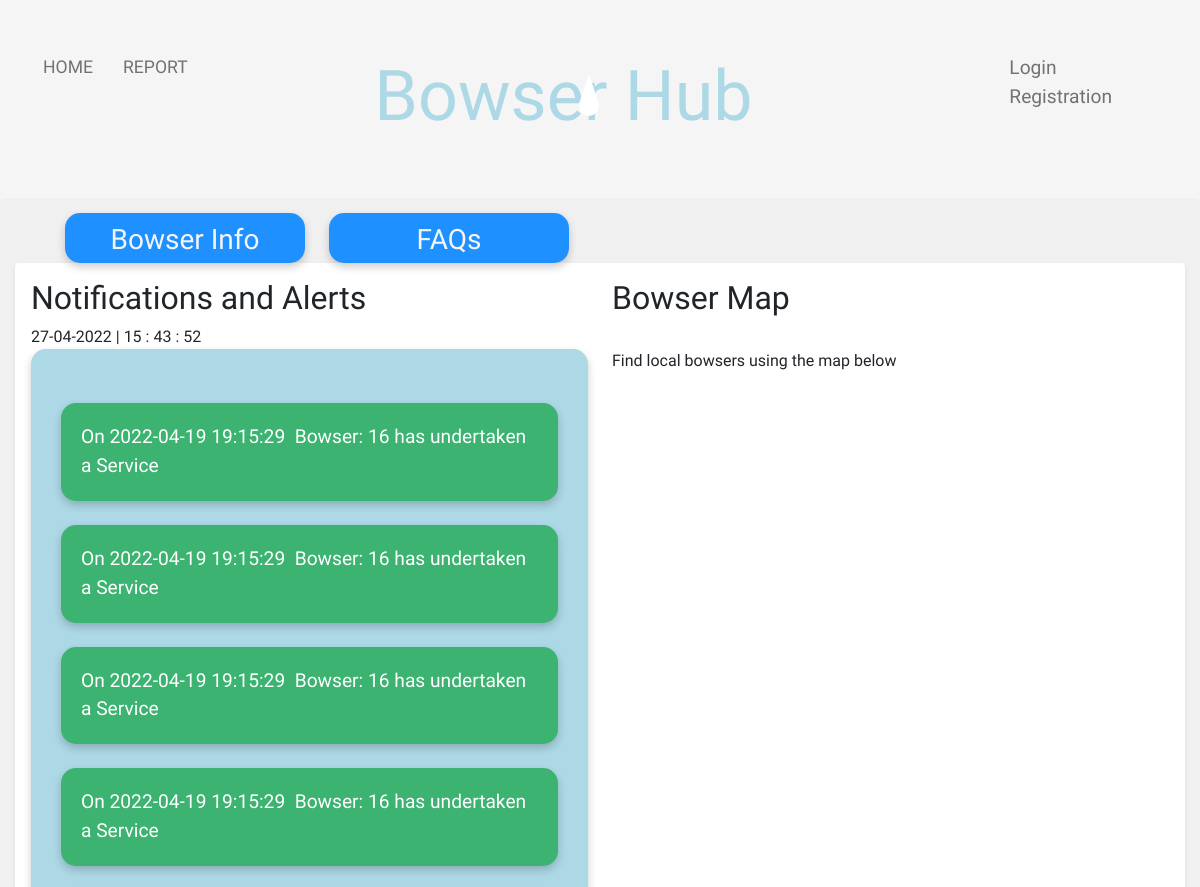
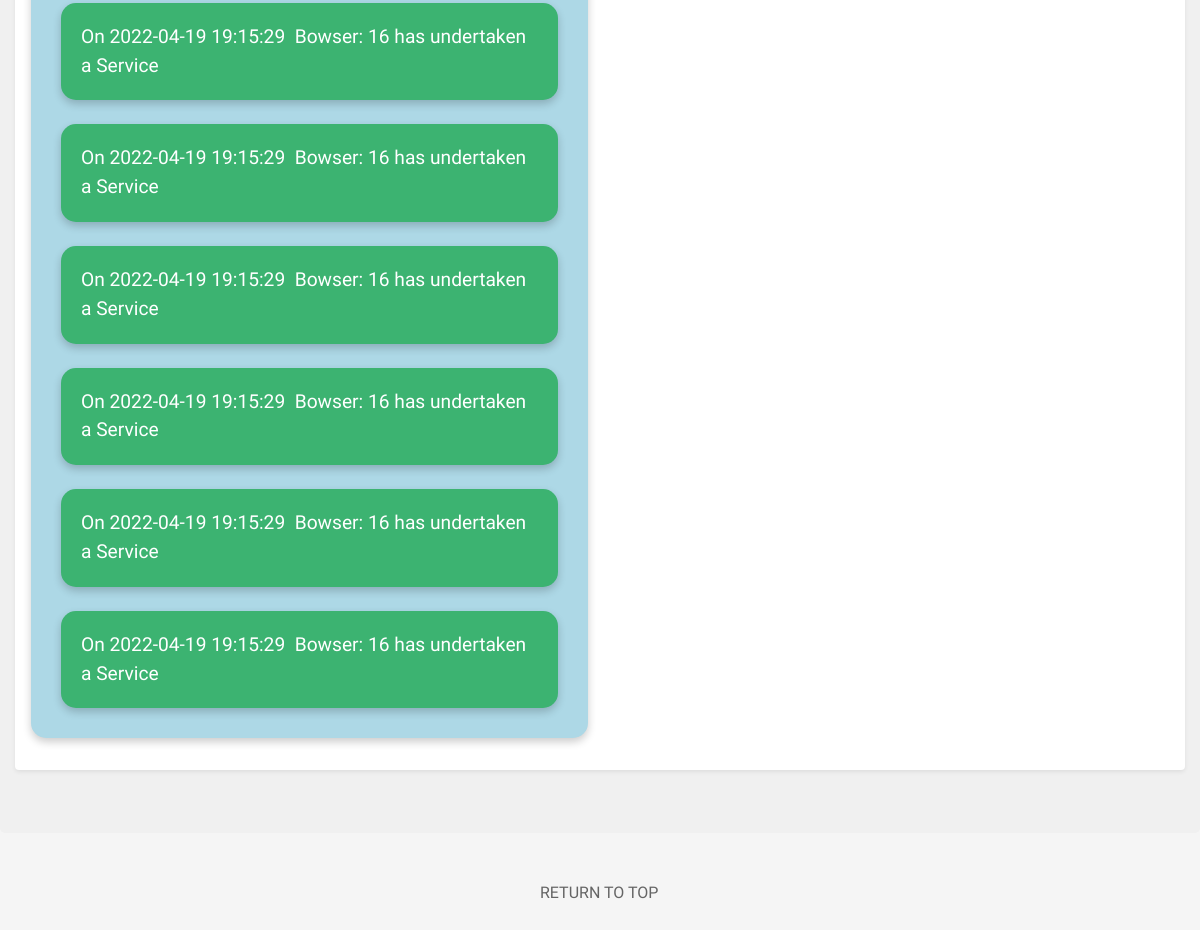
The app's page /home/index.php with its own data (2 pictures, top to bottom).
### tables this page shows
CREATE TABLE `tbl_notifications` (
  `Notice_ID` int(11) NOT NULL,
  `Notice_Text` varchar(250) NOT NULL,
  `Area_ID` int(11) NOT NULL,
  `Date` timestamp NOT NULL DEFAULT current_timestamp() ON UPDATE current_timestamp(),
  `Type` int(4) NOT NULL
);

### home/index.php (the view, shortened to what this page needs)
<!doctype html>
<html lang="en">
<head>
    <link href="https://cdn.jsdelivr.net/npm/bootstrap@5.1.1/dist/css/bootstrap.min.css" rel="stylesheet">
    <link rel="stylesheet" href="../global/global.css" type="text/css">
    <link rel="stylesheet" href="home.css" type="text/css">
	<link rel="stylesheet" href="https://cdnjs.cloudflare.com/ajax/libs/jqueryui/1.12.1/jquery-ui.css" />
</head>
<body>
<div>
    <div class="nav-wrapper">
        <div class="left-side">
            <div class="nav-link-wrapper active-nav-link">
                <a class="text-focus-in" href="index.php">Home</a>
            </div>
            	<div class="nav-link-wrapper">
                	<a class="text-focus-in" id="link" href="#reportModal" data-bs-toggle="modal">Report</a></div>
            </div>
	</div>
    <div class="middle">
        <h2 class="text-focus-in" id="navTitle">Bowser Hub</h2>
        <div class="drop"></div>
    </div>
        <div class="right-side" >
            <?php
            if (isset($_SESSION['email'])){
                echo "<div class='nav-link-wrapper' id='logoutTab'>";
                echo "<a href='logout.php'>Logout</a>";
                echo "</div>";
            } else {
                echo '
            <div class="nav-link-wrapper" id="loginTab">
                <a class="" id="loginLink" href="#loginModal" data-bs-toggle="modal" >Login</a>
                <div class="nav-link-wrapper" id="registrationTab">
                    <a class="" id="registerLink" href="#registerModal" data-bs-toggle="modal" >Registration</a>
                    <div class="modal fade" id="registerModal" tabindex="-1" aria-labelledby="registerModalLabel" aria-hidden="true">
                        <div class="modal-dialog">
                            <div class="modal-content">
                                <div class="modal-body">
                                    <div class="row">
                                        <div class="col">
                                            <form method="post" id="formUserRegistration">
                                                <div class="select">
                                                    <select name="userLocation" id="select">
                                                       <option value="-1" disabled selected>---</option>';
                                                        echo'
                                                    </select>
                                                </div>
                                                <div id="account_submit_button">
                                                <button type="submit" id="registerAccountSubmit" class="btn btn-primary">Submit</button>
                                                <hr>
                                                </div>
                                            </form>
                                            <br />
                                            <p>Please check you email inbox for registration confirmation</p>
                                        </div>
                                    </div>
                                </div>
                            </div>
                        </div>
                    </div>
                </div>
            </div>
            ';}?>
        </div>
    </div>
    <div class="upperPage">
        <div class="row">
            <div class="col">
                <div class="vibrate-2" id="viewBowserInformation" >
                    <a class="text-focus-in" class="remove_outline" href="javascript:popUpWindow('../bowsers/bowsers.php','bowsers','900','500')"><h3 id="reportTxt">Bowser Info</h3></a>
                </div>
            </div>
            <div class="col">
                <div class="vibrate-2" id="viewFAQ" >
                    <a class="text-focus-in" href="#FAQModal" data-bs-toggle="modal" ><h3 id="reportTxt">FAQs</h3></a>
                </div>
            </div>
            <div class="col"></div>
            <div class="col"></div>
        </div>
        <div class="shadow-sm p-3 mb-5 bg-body rounded">
            <div class="row">
                    <div class="col">
                        <div>
                        <h2> Notifications and Alerts</h2><span id="clock">clock</span></div>
                        <ul class="notification-list">
                            <?php
                            $connection = OpenConnection();
                            if (isset($_SESSION['email'])) {
                                if ($userType == "Operations" OR "Maintenance")
                                $sql2 = "SELECT * FROM `tbl_notifications` ORDER BY Date DESC LIMIT 10 ";
                                if ($userType == "Customer")
                                    $sql2 = "SELECT * FROM `tbl_notifications` WHERE Area_ID = '$userLocation' ORDER BY Date DESC LIMIT 10 ";
                            } else {
                                $sql2 = "SELECT * FROM `tbl_notifications` ORDER BY Date DESC LIMIT 10 ";
                            }
                            $result2 = mysqli_query($connection, $sql2);
                            while($rows2 = mysqli_fetch_assoc($result2)) {
                                $notificationType = $rows2['Type'];
                                switch($notificationType){
                                    case 2:
                                        $notificationDiv = "notificationFix";
                                        break;
                                }
                                $notification = $rows2['Notice_Text'];
                                echo "<br />";
                                echo "<div id='$notificationDiv'>".$notification."</div>";
                            }
                            ?>
                        </ul>
                    </div>
                    <div class="col">
                        <div class="text_area">
                            <h2>Bowser Map</h2>
                            <br />
                            <p> Find local bowsers using the map below </p>
                            <br />
                            <div id="map">
                            </div>
                        </div>
                    </div>
            </div>
        </div>
    </div>
        <br />  <br />
        <p><a id="top_link" href="#back_to_top" >RETURN TO TOP</a></p>
        <br />  <br />
</body>
</html>

### global/global.css (style rules this page uses)
.left-side { margin-left: 5px; }
body { font-family: "Comfortaa", cursive; margin: 0px; background-color: whitesmoke; }
.nav-wrapper { display: flex; justify-content: space-between; padding: 38px; font-size: larger; }
#navTitle { font-family: 'Rubik Moonrocks', cursive; font-size: 90px; color: lightblue; margin-left: 30pc; }
.left-side { display: flex; margin-left: -4%; }
.nav-wrapper > .left-side > div { margin-right: 30px; text-transform: uppercase; font-size: 1.1rem; }
.nav-wrapper > .right-side > div { margin-right: 50px; }
.nav-link-wrapper { height: 22px; border-bottom: 1px solid transparent; transition: border-bottom 0.5s; }
.active-nav-link a { color: #727272; }
.nav-link-wrapper a { color: #727272; text-decoration: none; transition: color 0.5s; }
.text-focus-in { -webkit-animation: text-focus-in 0.7s cubic-bezier(0.55, 0.085, 0.68, 0.53) both; animation: text-focus-in 0.7s cubic-bezier(0.55, 0.085, 0.68, 0.53) both; animation-delay: 0.7s; }
.middle { margin-left: -30%; }
.upperPage { background-color: rgb(240, 240, 240); border-radius: 5px; padding: 15px; margin-top: -20px; }
#top_link { color: #656565; margin-left: 45%; }
a:link { text-decoration: none; }
#map { height: 400px; }
@media only screen and (max-width: 1200px) { .middle { margin-left: -50px; } }
@media only screen and (max-width: 1200px) { #navTitle { margin-left: -50px; font-size: 70px; } }
.drop { position: relative; width: 20px; height: 20px; top: -50px; margin: 0 auto; background: #FFF; -moz-border-radius: 20px; -webkit-border-radius: 20px; border-radius: 20px; -moz-animation-name: drip; -webkit-animation-name: drip; animation-name: drip; -moz-animation-timing-function: cubic-bezier(1,0,.91,.19); -webkit-animation-timing-function: cubic-bezier(1,0,.91,.19); animation-timing-function: cubic-bezier(1,0,.91,.19); -moz-animation-duration: 2s; -webkit-animation-duration: 2s; animation-duration: 2s; -moz-animation-iteration-count: infinite; -webkit-animation-iteration-count: infinite; animation-iteration-count: infinite; }
.drop:before { content: ""; position: absolute; width: 0; height: 0; border-left: 10px solid transparent; border-right: 10px solid transparent; border-bottom: 30px solid rgba(255,255,255,1); top: -22px; }

### home/home.css (style rules this page uses)
.left-side { margin-left: 5px; }
.notification-list { padding: 30px; background-color: lightblue; border: 0; border-radius: 15px; box-shadow: 0 4px 8px 0 rgba(0, 0, 0, 0.2); }
#notificationFix { padding: 20px; background-color: mediumseagreen; border: 0; border-radius: 15px; box-shadow: 0 4px 8px 0 rgba(0, 0, 0, 0.2); font-size: larger; color: white; }
#viewBowserInformation { padding: 10px; height: 50px; font-stretch: expanded; background-color: dodgerblue; border: 0; border-radius: 15px; box-shadow: 0 4px 8px 0 rgba(0, 0, 0, 0.2); width: 15pc; }
#viewFAQ { padding: 10px; height: 50px; font-stretch: expanded; background-color: dodgerblue; border: 0; border-radius: 15px; box-shadow: 0 4px 8px 0 rgba(0, 0, 0, 0.2); width: 15pc; }
#reportTxt { color: whitesmoke; text-align: center; }
.vibrate-2 { -webkit-animation: vibrate-2 1s linear infinite both; animation: vibrate-2 1s linear infinite both; }
@media only screen and (max-width: 1200px) { #viewBowserInformation { margin-left: 50px; } }

### records on screen
tbl_notifications: Notice_Text "On 2022-04-19 19:15:29 Bowser: 16 has undertaken a Service"
tbl_notifications: Notice_Text "On 2022-04-19 19:15:29 Bowser: 16 has undertaken a Service"
tbl_notifications: Notice_Text "On 2022-04-19 19:15:29 Bowser: 16 has undertaken a Service"
tbl_notifications: Notice_Text "On 2022-04-19 19:15:29 Bowser: 16 has undertaken a Service"
tbl_notifications: Notice_Text "On 2022-04-19 19:15:29 Bowser: 16 has undertaken a Service"
tbl_notifications: Notice_Text "On 2022-04-19 19:15:29 Bowser: 16 has undertaken a Service"
tbl_notifications: Notice_Text "On 2022-04-19 19:15:29 Bowser: 16 has undertaken a Service"
tbl_notifications: Notice_Text "On 2022-04-19 19:15:29 Bowser: 16 has undertaken a Service"
tbl_notifications: Notice_Text "On 2022-04-19 19:15:29 Bowser: 16 has undertaken a Service"
tbl_notifications: Notice_Text "On 2022-04-19 19:15:29 Bowser: 16 has undertaken a Service"
